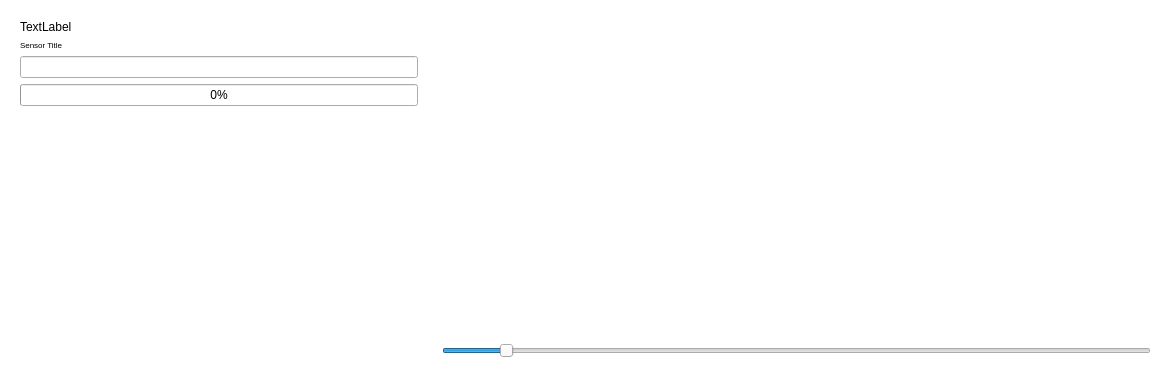
<?xml version="1.0" encoding="UTF-8"?>
<ui version="4.0">
 <class>SensorPanel</class>
 <widget class="QWidget" name="SensorPanel">
  <property name="geometry">
   <rect>
    <x>0</x>
    <y>0</y>
    <width>1171</width>
    <height>378</height>
   </rect>
  </property>
  <property name="minimumSize">
   <size>
    <width>0</width>
    <height>0</height>
   </size>
  </property>
  <property name="windowTitle">
   <string>Form</string>
  </property>
  <property name="autoFillBackground">
   <bool>false</bool>
  </property>
  <property name="styleSheet">
   <string notr="true">QWidget#SensorPanel{
	background-color:white;
}</string>
  </property>
  <layout class="QHBoxLayout" name="horizontalLayout">
   <item>
    <widget class="QWidget" name="gridWidget" native="true">
     <property name="sizePolicy">
      <sizepolicy hsizetype="Preferred" vsizetype="Preferred">
       <horstretch>4</horstretch>
       <verstretch>0</verstretch>
      </sizepolicy>
     </property>
     <layout class="QGridLayout" name="gridLayout">
      <item row="3" column="0" colspan="2">
       <widget class="QLineEdit" name="sensorName"/>
      </item>
      <item row="0" column="0">
       <widget class="QLabel" name="deviceAddress">
        <property name="text">
         <string>TextLabel</string>
        </property>
       </widget>
      </item>
      <item row="5" column="0" colspan="2">
       <widget class="QProgressBar" name="battery">
        <property name="value">
         <number>0</number>
        </property>
       </widget>
      </item>
      <item row="6" column="0" colspan="2">
       <spacer name="verticalSpacer">
        <property name="orientation">
         <enum>Qt::Vertical</enum>
        </property>
        <property name="sizeHint" stdset="0">
         <size>
          <width>20</width>
          <height>40</height>
         </size>
        </property>
       </spacer>
      </item>
      <item row="1" column="0">
       <widget class="QLabel" name="label">
        <property name="font">
         <font>
          <pointsize>6</pointsize>
         </font>
        </property>
        <property name="text">
         <string>Sensor Title</string>
        </property>
       </widget>
      </item>
     </layout>
    </widget>
   </item>
   <item>
    <widget class="QWidget" name="verticalWidget" native="true">
     <property name="sizePolicy">
      <sizepolicy hsizetype="Preferred" vsizetype="Preferred">
       <horstretch>7</horstretch>
       <verstretch>0</verstretch>
      </sizepolicy>
     </property>
     <layout class="QVBoxLayout" name="verticalLayout">
      <property name="sizeConstraint">
       <enum>QLayout::SetDefaultConstraint</enum>
      </property>
      <item>
       <widget class="QCustomPlot" name="plot" native="true"/>
      </item>
      <item>
       <widget class="QSlider" name="xScaleSlider">
        <property name="minimum">
         <number>1000</number>
        </property>
        <property name="maximum">
         <number>50000</number>
        </property>
        <property name="value">
         <number>5000</number>
        </property>
        <property name="orientation">
         <enum>Qt::Horizontal</enum>
        </property>
       </widget>
      </item>
     </layout>
    </widget>
   </item>
  </layout>
 </widget>
 <customwidgets>
  <customwidget>
   <class>QCustomPlot</class>
   <extends>QWidget</extends>
   <header location="global">qcustomplot.h</header>
   <container>1</container>
  </customwidget>
 </customwidgets>
 <resources/>
 <connections/>
</ui>
